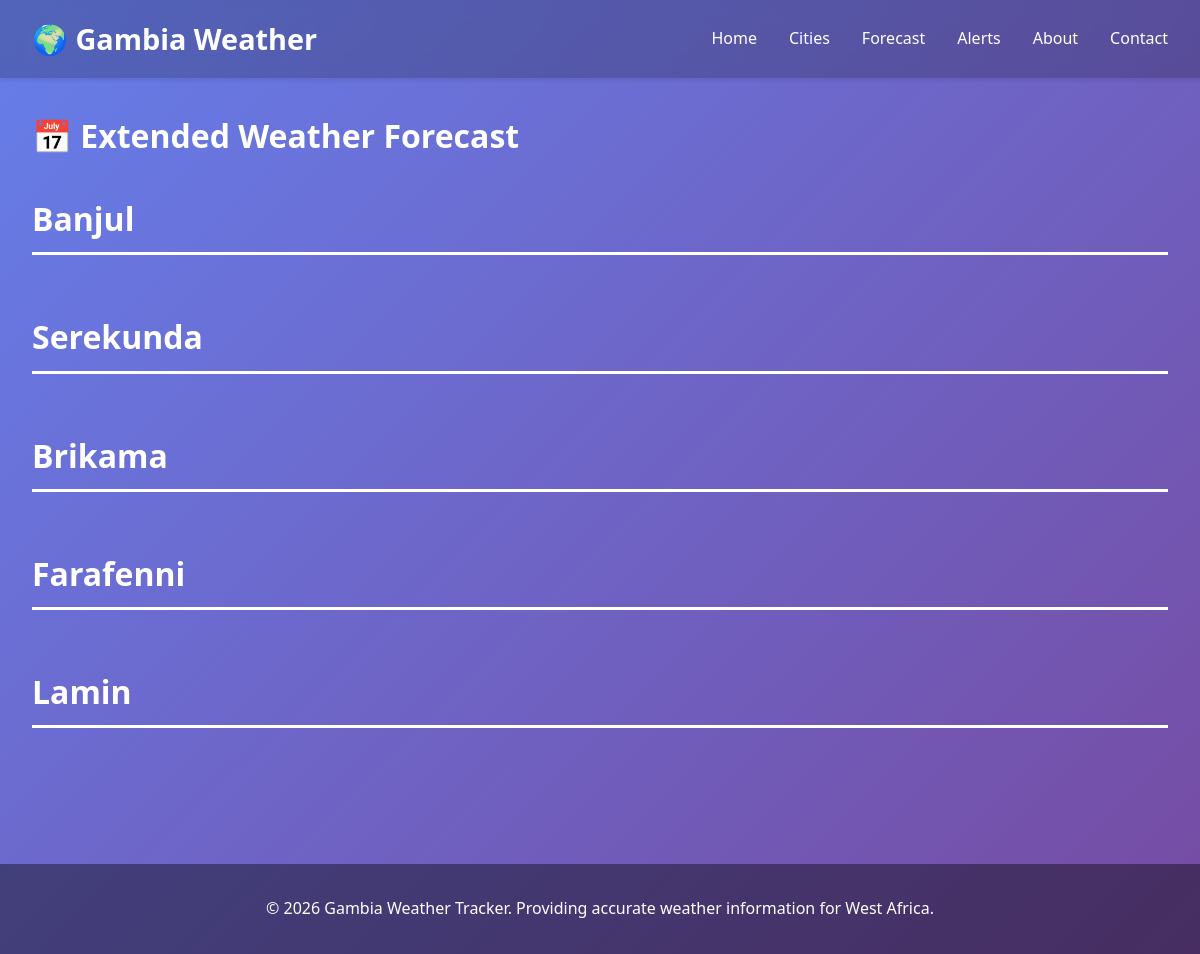
/forecast/, run on the app's committed database.
### blog/models.py (models this page shows, shortened)
class City(models.Model):
    name = models.CharField(max_length=100, unique=True)
    region = models.CharField(max_length=100)
    latitude = models.FloatField()
    longitude = models.FloatField()
    description = models.TextField(blank=True)
    class Meta:
        verbose_name_plural = 'Cities'

### blog/views.py (the view)
# urls.py: path('forecast/', views.forecast_view, name='forecast'),
def forecast_view(request):
    cities = City.objects.all()
    forecasts = Forecast.objects.select_related('city').order_by('city', 'date')[:28]
    context = {
        'cities': cities,
        'forecasts': forecasts,
    }
    return render(request, 'blog/forecast.html', context)

### blog/templates/blog/forecast.html (shortened to what this page needs)
{% extends 'base.html' %}
{% block content %}
<div class="container">
    <h1 style="color: white; margin-bottom: 2rem;">📅 Extended Weather Forecast</h1>
    {% if cities %}
    {% for city in cities %}
    <section class="section">
        <h2>{{ city.name }}</h2>
    </section>
    {% endfor %}
    {% else %}
    <div style="color: white; text-align: center; padding: 2rem;">
        <p>No forecast data available. Add cities and forecasts in the admin panel.</p>
    </div>
    {% endif %}
</div>
{% endblock %}

### blog/templates/base.html (style rules this page uses)
* { margin: 0; padding: 0; box-sizing: border-box; }
body { font-family: 'Segoe UI', Tahoma, Geneva, Verdana, sans-serif; line-height: 1.6; color: #333; background: linear-gradient(135deg, #667eea 0%, #764ba2 100%); min-height: 100vh; }
.container { max-width: 1200px; margin: 0 auto; padding: 2rem; }
.section { margin: 2rem 0; }
h2 { color: white; margin-bottom: 1.5rem; font-size: 2rem; border-bottom: 3px solid white; padding-bottom: 0.5rem; }

### data on the page
City: name "Banjul"
City: name "Serekunda"
City: name "Brikama"
City: name "Farafenni"
City: name "Lamin"
